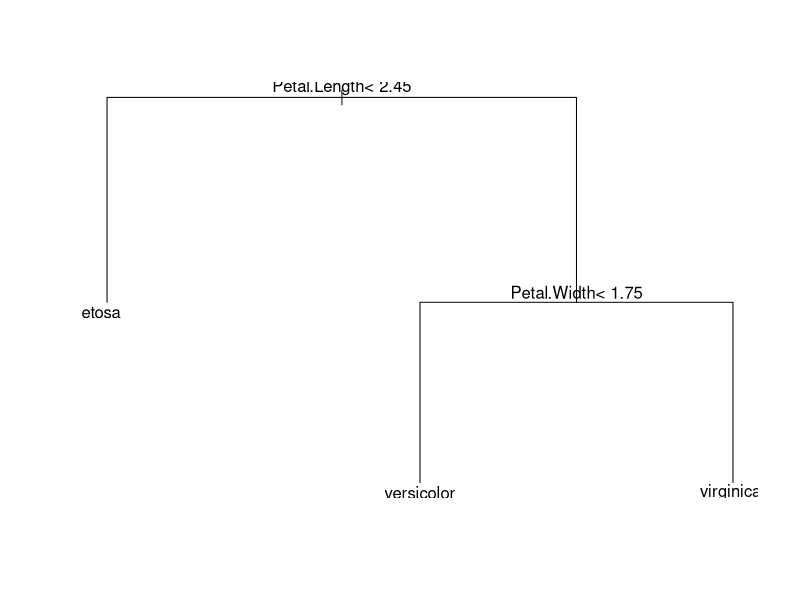
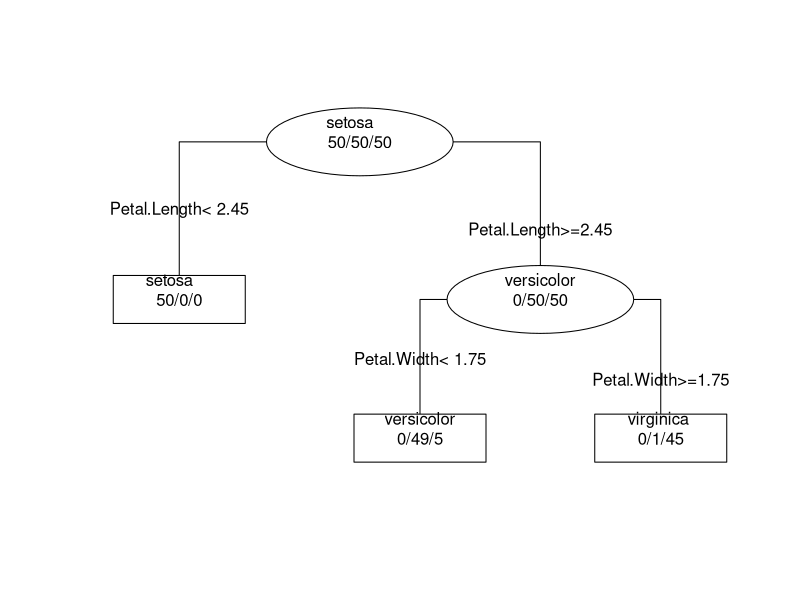
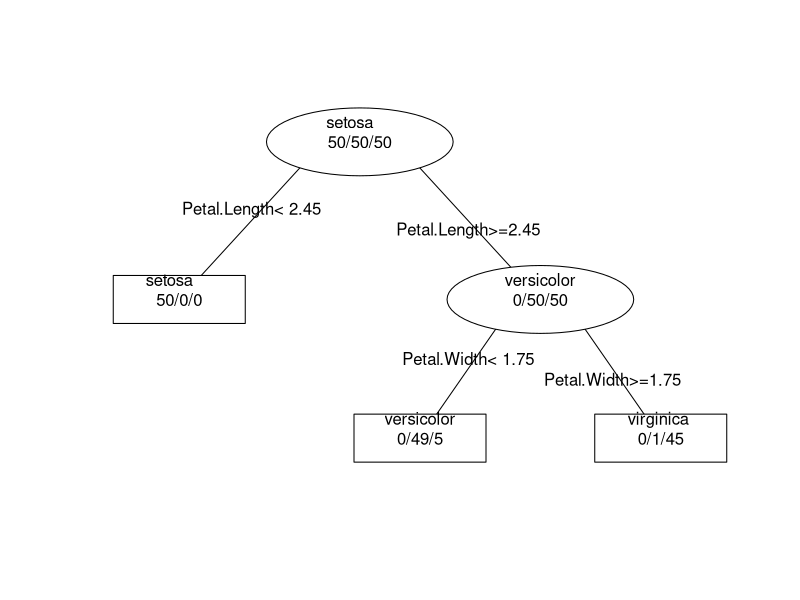

Source code (R) for these figures, in order:
## ---- chunk 1
library(rpart)
## ---- chunk 2
# classification tree
tree0 <- rpart(Species ~ ., data = iris, method = "class")
## ---- chunk 3
# rpart object
tree0
## ---- chunk 4
# basic (ugly) tree plot
plot(tree0)
text(tree0)
## ---- chunk 5
# less basic tree plot
plot(tree0, margin = 0.15)
text(tree0, fancy = TRUE, use.n = TRUE, all = TRUE)
## ---- chunk 6
# another less basic tree plot
plot(tree0, margin = 0.15, branch = 0.2)
text(tree0, fancy = TRUE, use.n = TRUE, all = TRUE)
## ---- chunk 7
# summary information
summary(tree0, digits = 3)
## ---- chunk 8
# CP table
printcp(tree0)
